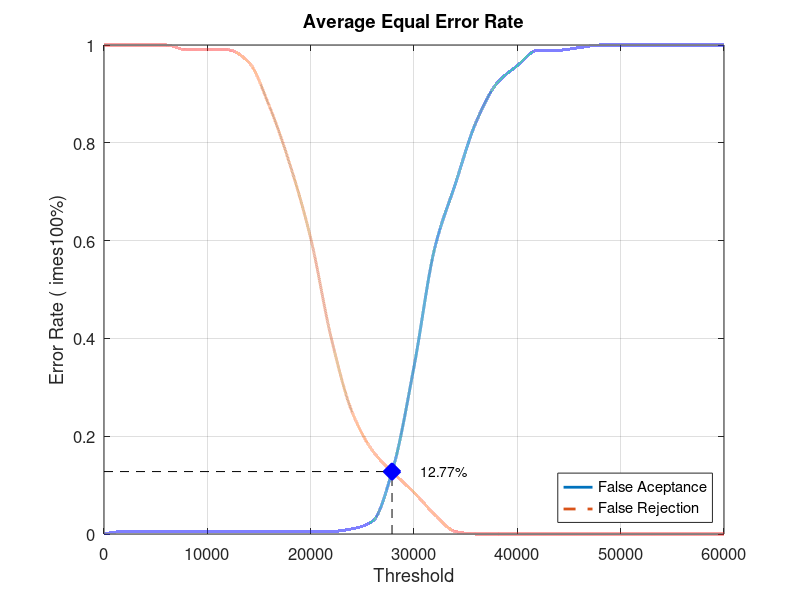
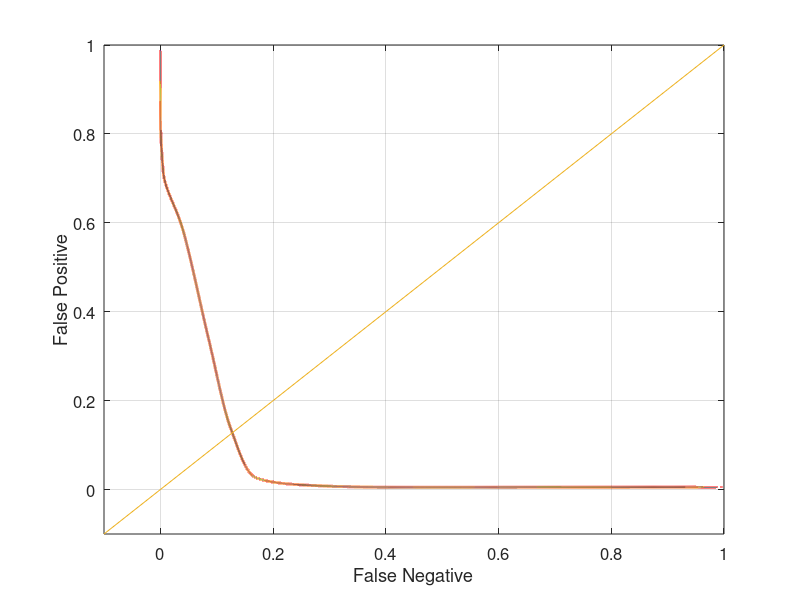

MATLAB code to generate these figures, in order:
close all;
clear;
clc;
x = 0:2000:60000;
xq = 0:0.5:60000;

y0 = [0 0.00526316 0.00526316 0.00526316 0.00526316 0.00526316 0.00526316 0.00526316 0.00526316 0.00526316 0.00526316 0.00526316 0.0105263 0.0263158 0.136842 0.342105 0.584211 0.715789 0.842105 0.921053 0.957895 0.989474 0.989474 0.994737 1 1 1 1 1 1 1]
yy0 = interp1(x, y0, xq, 'pchip');
y1 = [1 1 1 1 0.99 0.99 0.99 0.965 0.875 0.755 0.605 0.4 0.25 0.17 0.125 0.085 0.04 0.005 0 0 0 0 0 0 0 0 0 0 0 0 0]
yy1 = interp1(x, y1, xq, 'pchip');

% Calculating EER: 
y2 = abs(y0 - y1);
find(y2 == min(y2))
yy2 = abs(yy0 - yy1);
xEER = find(yy2 == min(yy2));
xEERIndex = xq(xEER) % X-axis EER
yEER = yy0(xEER) % Y-axis EER

main = figure
plot(xq, yy0,'-','LineWidth', 2);	hold on
plot(xq, yy1,'--','LineWidth', 2);	hold on
plot([xEERIndex xEERIndex], [0 yEER], 'k--');	hold on
plot([0 xEERIndex], [yEER yEER], 'k--');	hold on
plot(xEERIndex, yEER, 'bx', 'LineWidth', 10);	hold on
text(xEERIndex + 10 * xEERIndex / 100, yEER, [num2str(round((10000 * yEER)) / 100) '%'])
legend('False Aceptance', 'False Rejection', 'Location', 'SouthEast')
xlabel('Threshold')
ylabel('Error Rate (	imes100%)')
title('Average Equal Error Rate')
set(gca, 'FontSize', 12)
axis([0 60000 0 1])
grid on

print(main, 'Database5_2Main', '-dpng');
FNRxFPR = figure('Color', [1 1 1]);
plot(yy1, yy0, '-', yy1, yy0, 'LineWidth', 2);
hold on
y = -0.1:0.1:1
plot(y, y); 
set(gca, 'FontSize', 12)
xlabel('False Negative')
ylabel('False Positive')
axis([-0.1 1 -0.1 1])
set(gca, 'FontSize', 12)
grid on

print(FNRxFPR, 'Database5_2FNRxFPR','-dpng');
